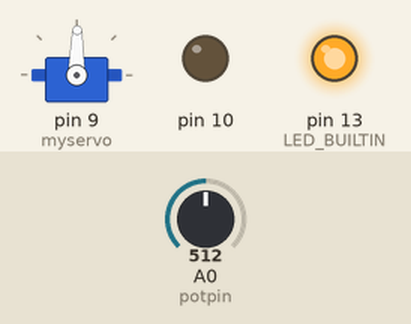
This sketch was run on a simulated Arduino Uno, built with avr-gcc and run on an emulated ATmega328P. On the bench: servo, output pins drawn as LEDs (lit = HIGH). The test bench sets the inputs (shaded band); at power-on: A0 (potpin) = 512.

Above: at 1.2 s.
1.3 s: A0 (potpin) set to 716
At 2.5 s:
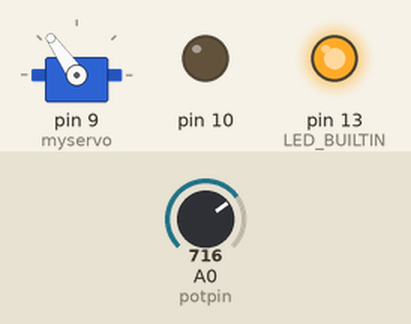
2.8 s: A0 (potpin) set to 900
At 3.5 s:
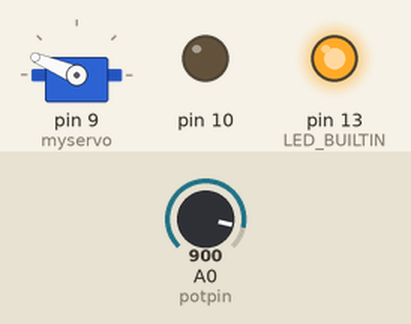
4.3 s: A0 (potpin) set to 1023
At 5.0 s:
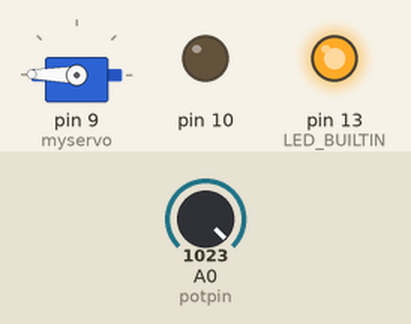
5.8 s: A0 (potpin) set to 306
At 7.0 s:
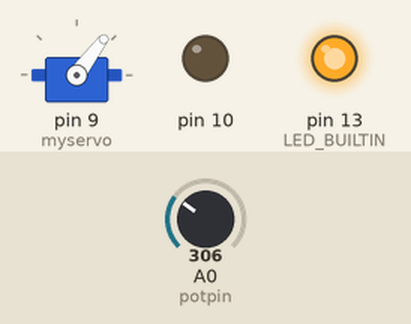
7.3 s: A0 (potpin) set to 122
At 8.5 s:
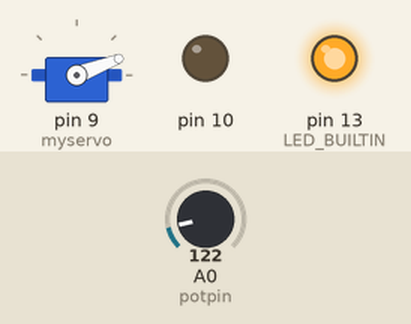
8.8 s: A0 (potpin) set to 511
At 9.3 s:
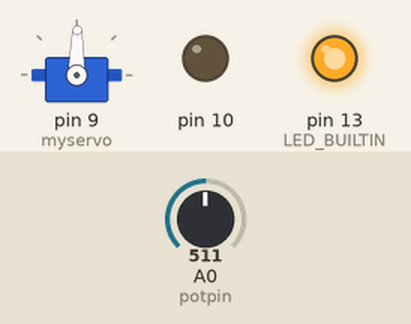
Timing chart, 0 to 11.3 s (numbered marks = the images above; inputs shaded):
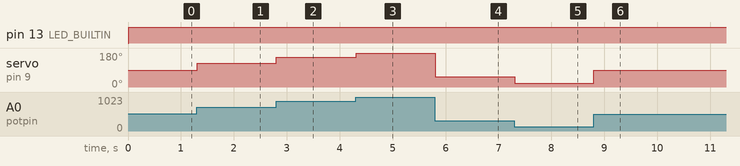

Measured:
- after the input at 1.3 s, servo on pin 9 (myservo): 89° → 125° at once
- after the input at 2.8 s, servo on pin 9 (myservo): 125° → 157° at once
- after the input at 4.3 s, servo on pin 9 (myservo): 157° → 179° at once
- after the input at 5.8 s, servo on pin 9 (myservo): 179° → 53° at once
- after the input at 7.3 s, servo on pin 9 (myservo): 53° → 21° at once
- after the input at 8.8 s, servo on pin 9 (myservo): 21° → 89° at once

The sketch:

servo.ino
```cpp
#include <Servo.h>
Servo myservo; // create servo object to control a servo
int potpin = 0; // analog pin used to connect the potentiometer
int val; // variable to read the value from the analog pin

void setup()
{
 myservo.attach(9); // attaches the servo on pin 9 to the servo object
   pinMode(LED_BUILTIN, OUTPUT);
  pinMode(10,OUTPUT);
}

void loop()
{

 val = analogRead(potpin);   // reads the value of the potentiometer
          // (value between 0 and 1023)
 val = map(val, 0, 1023, 0, 179);  // scale it to use it with the servo
          // (value between 0 and 180)
 myservo.write(val);     // sets the servo position according to
          // the scaled value
 delay(15);       // waits for the servo to get there

   digitalWrite(LED_BUILTIN, HIGH);   // turn the LED on (HIGH is the voltage level)
  //delay(1000);                       // wait for a second
  //digitalWrite(LED_BUILTIN, LOW);    // turn the LED off by making the voltage LOW
 // delay(1000);
}
```
